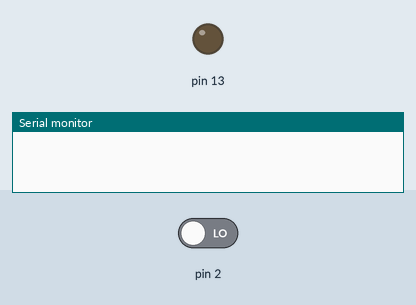
Bench run of a sketch on a simulated Arduino Uno, built with avr-gcc and run on an emulated ATmega328P. Shown: output pins drawn as LEDs (lit = HIGH), the last lines printed to the serial monitor. The inputs (shaded band) are chosen by the test bench; at power-on: pin 2 LOW.

Above: at 1.2 s.
1.3 s: pin 2 driven HIGH
At 1.7 s:
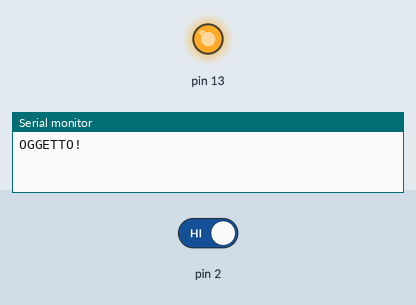
2.9 s: pin 2 driven LOW
At 4.7 s:
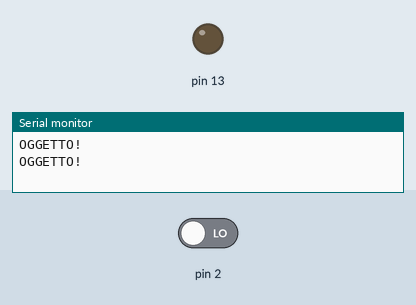
Timing chart, 0 to 6.2 s (numbered marks = the images above; inputs shaded):
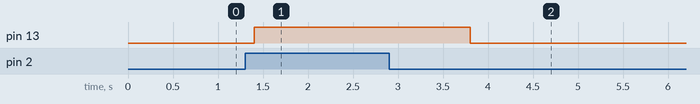

Measured:
- after the input at 1.3 s, pin 13: LOW → HIGH after 0.10 s
- after the input at 2.9 s, pin 13: HIGH → LOW after 0.90 s

The sketch:

proximity.ino
```cpp
void setup() {
  pinMode(2, INPUT);
  pinMode(13, OUTPUT);
  Serial.begin(115200);
}

void loop() {
  digitalWrite(13, digitalRead(2));

  if (digitalRead(2)) {
    Serial.println("OGGETTO!");
    delay(1000);
  }

  delay(200);


}
```
